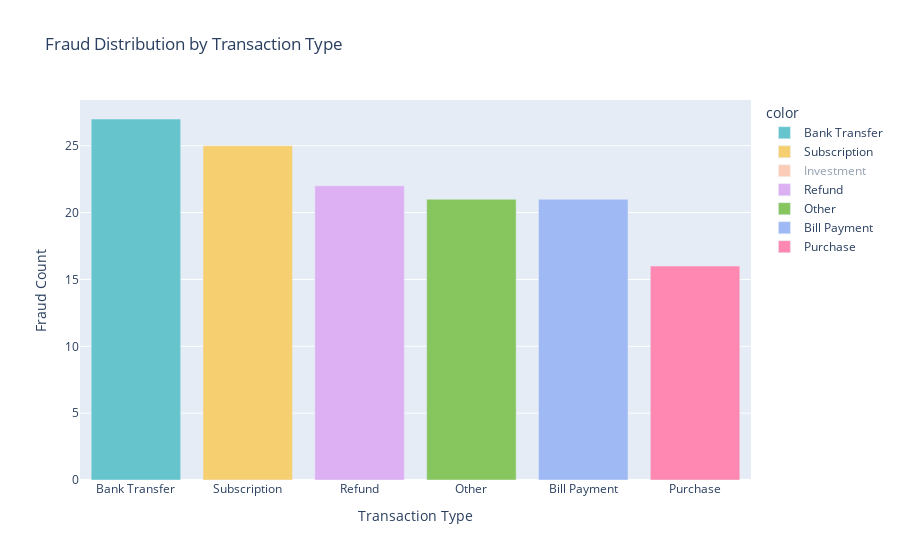

Notebook code for this chart:
### Code cell
# Plot 1: Fraud distribution by transaction type

# Assuming `fraud` is a DataFrame and has a column 'Transaction_Type'
# Ensure that 'Transaction_Type' is a valid column in the fraud DataFrame

fig = px.bar(
    x=fraud['Transaction_Type'].value_counts().index,  # Get unique transaction types
    y=fraud['Transaction_Type'].value_counts().values,  # Get the count of each transaction type
    color=fraud['Transaction_Type'].value_counts().index,  # Use transaction type for colors
    title="Fraud Distribution by Transaction Type",  # Title of the plot
    labels={'x': 'Transaction Type', 'y': 'Fraud Count'},  # Label the axes
    color_discrete_sequence=px.colors.qualitative.Pastel) # Set color palette
fig.update_layout(
    xaxis={'categoryorder': 'total descending'} ) # Order categories by total count in descending order
fig.show()

### Figure 1 — Plotly figure (JSON) as saved in the notebook; plotly's stock layout.template omitted (floating-point values rounded to 4 significant figures)
{"data": [{"alignmentgroup": "True", "hovertemplate": "color=Bank Transfer<br>Transaction Type=%{x}<br>Fraud Count=%{y}<extra></extra>", "legendgroup": "Bank Transfer", "marker": {"color": "rgb(102, 197, 204)", "pattern": {"shape": ""}}, "name": "Bank Transfer", "offsetgroup": "Bank Transfer", "orientation": "v", "showlegend": true, "textposition": "auto", "type": "bar", "x": ["Bank Transfer"], "xaxis": "x", "y": [27], "yaxis": "y"}, {"alignmentgroup": "True", "hovertemplate": "color=Subscription<br>Transaction Type=%{x}<br>Fraud Count=%{y}<extra></extra>", "legendgroup": "Subscription", "marker": {"color": "rgb(246, 207, 113)", "pattern": {"shape": ""}}, "name": "Subscription", "offsetgroup": "Subscription", "orientation": "v", "showlegend": true, "textposition": "auto", "type": "bar", "x": ["Subscription"], "xaxis": "x", "y": [25], "yaxis": "y"}, {"alignmentgroup": "True", "hovertemplate": "color=Investment<br>Transaction Type=%{x}<br>Fraud Count=%{y}<extra></extra>", "legendgroup": "Investment", "marker": {"color": "rgb(248, 156, 116)", "pattern": {"shape": ""}}, "name": "Investment", "offsetgroup": "Investment", "orientation": "v", "showlegend": true, "textposition": "auto", "type": "bar", "visible": "legendonly", "x": ["Investment"], "xaxis": "x", "y": [23], "yaxis": "y"}, {"alignmentgroup": "True", "hovertemplate": "color=Refund<br>Transaction Type=%{x}<br>Fraud Count=%{y}<extra></extra>", "legendgroup": "Refund", "marker": {"color": "rgb(220, 176, 242)", "pattern": {"shape": ""}}, "name": "Refund", "offsetgroup": "Refund", "orientation": "v", "showlegend": true, "textposition": "auto", "type": "bar", "x": ["Refund"], "xaxis": "x", "y": [22], "yaxis": "y"}, {"alignmentgroup": "True", "hovertemplate": "color=Other<br>Transaction Type=%{x}<br>Fraud Count=%{y}<extra></extra>", "legendgroup": "Other", "marker": {"color": "rgb(135, 197, 95)", "pattern": {"shape": ""}}, "name": "Other", "offsetgroup": "Other", "orientation": "v", "showlegend": true, "textposition": "auto", "type": "bar", "x": ["Other"], "xaxis": "x", "y": [21], "yaxis": "y"}, {"alignmentgroup": "True", "hovertemplate": "color=Bill Payment<br>Transaction Type=%{x}<br>Fraud Count=%{y}<extra></extra>", "legendgroup": "Bill Payment", "marker": {"color": "rgb(158, 185, 243)", "pattern": {"shape": ""}}, "name": "Bill Payment", "offsetgroup": "Bill Payment", "orientation": "v", "showlegend": true, "textposition": "auto", "type": "bar", "x": ["Bill Payment"], "xaxis": "x", "y": [21], "yaxis": "y"}, {"alignmentgroup": "True", "hovertemplate": "color=Purchase<br>Transaction Type=%{x}<br>Fraud Count=%{y}<extra></extra>", "legendgroup": "Purchase", "marker": {"color": "rgb(254, 136, 177)", "pattern": {"shape": ""}}, "name": "Purchase", "offsetgroup": "Purchase", "orientation": "v", "showlegend": true, "textposition": "auto", "type": "bar", "x": ["Purchase"], "xaxis": "x", "y": [16], "yaxis": "y"}], "layout": {"autosize": true, "barmode": "relative", "legend": {"title": {"text": "color"}, "tracegroupgap": 0}, "title": {"text": "Fraud Distribution by Transaction Type"}, "xaxis": {"anchor": "y", "autorange": true, "categoryorder": "total descending", "domain": [0, 1], "range": [-0.5, 5.5], "title": {"text": "Transaction Type"}, "type": "category"}, "yaxis": {"anchor": "x", "autorange": true, "domain": [0, 1], "range": [0, 28.42], "title": {"text": "Fraud Count"}, "type": "linear"}}}
